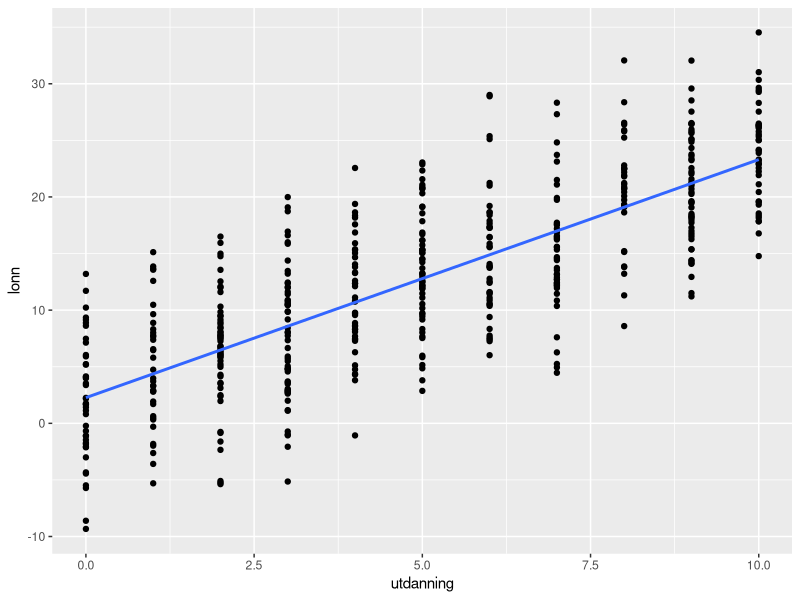

Recreate this plot in R.
## ---- chunk 1
rm(list = ls())
library(tidyverse)
## ---- chunk 2
# Define the function to simulate data
simulate_data <- function(N) {
  x <- sample(0:10, N, replace = TRUE)
  
  epsilon <- rnorm(N, 0, 5)
  
  y <- 3 + 2*x + epsilon
  return(data.frame(utdanning=x, lonn=y))
}

# Set sample size
N <- 500

# Generate simulated data for the sample size
data <- simulate_data(N)


model<-lm(lonn~ utdanning, data)

summary(model)
## ---- chunk 3
data %>%
  ggplot(aes(x=utdanning, y= lonn))+
  geom_point()+
  geom_smooth(method= lm, se =FALSE)
  #scale_y_continuous(limits = c(0,10))
